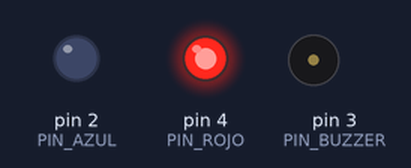
A sketch run on a simulated Arduino Uno, built with avr-gcc and run on an emulated ATmega328P. Parts: output pins drawn as LEDs (lit = HIGH), buzzer (waves = sounding).

Above: at 0.02 s.
At 1.64 s:
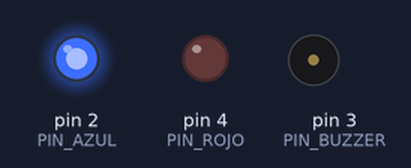
At 2.97 s:
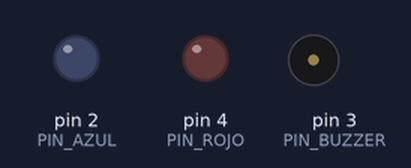
Timing chart, 0 to 3.3 s (numbered marks = the images above):
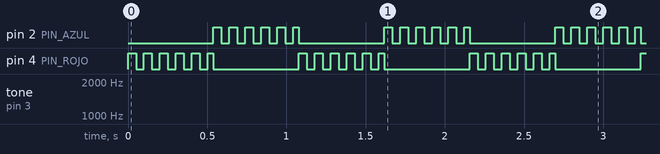

Measured:
- by itself, pin 2 (PIN_AZUL), pin 4 (PIN_ROJO): repeats every 1.1 s: 4 × (LOW 0.05 s, HIGH 0.05 s), LOW 0.05 s, HIGH 0.04 s, LOW 0.54 s, HIGH 0.05 s

The sketch:

Sirena_Policial.ino
```cpp
/*
  ==========================================================
   SIRENA POLICIAL  (Nivel 2)
   Dos LEDs (rojo y azul) destellan alternados mientras el
   buzzer sube y baja el tono, como una sirena de verdad.
  ==========================================================
   Conexiones (segun el plano):
     LED rojo (con resistor) -> pin 4
     LED azul (con resistor) -> pin 2
     Buzzer (+) -> pin 3,  Buzzer (-) -> GND
  ==========================================================
*/

const int PIN_ROJO   = 4;
const int PIN_AZUL   = 2;
const int PIN_BUZZER = 3;

const int TONO_BAJO = 650;    // Hz
const int TONO_ALTO = 1500;   // Hz
const int SALTO_HZ  = 8;      // que tan rapido sube/baja el tono
const int ESPERA_MS = 5;

void setup() {
  pinMode(PIN_ROJO, OUTPUT);
  pinMode(PIN_AZUL, OUTPUT);
  pinMode(PIN_BUZZER, OUTPUT);
}

void loop() {
  // Sube el tono -> destella el ROJO
  digitalWrite(PIN_AZUL, LOW);
  int paso = 0;
  for (int f = TONO_BAJO; f <= TONO_ALTO; f += SALTO_HZ) {
    tone(PIN_BUZZER, f);
    digitalWrite(PIN_ROJO, ((paso / 10) % 2 == 0) ? HIGH : LOW);  // efecto estrobo
    paso++;
    delay(ESPERA_MS);
  }

  // Baja el tono -> destella el AZUL
  digitalWrite(PIN_ROJO, LOW);
  paso = 0;
  for (int f = TONO_ALTO; f >= TONO_BAJO; f -= SALTO_HZ) {
    tone(PIN_BUZZER, f);
    digitalWrite(PIN_AZUL, ((paso / 10) % 2 == 0) ? HIGH : LOW);
    paso++;
    delay(ESPERA_MS);
  }
}
```
